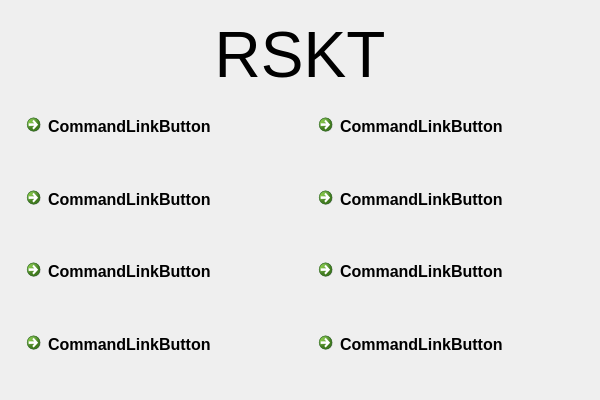
<?xml version="1.0" encoding="UTF-8"?>
<ui version="4.0">
 <class>MainWindow</class>
 <widget class="QMainWindow" name="MainWindow">
  <property name="geometry">
   <rect>
    <x>0</x>
    <y>0</y>
    <width>600</width>
    <height>400</height>
   </rect>
  </property>
  <property name="windowTitle">
   <string>RSKT</string>
  </property>
  <widget class="QWidget" name="centralwidget">
   <layout class="QGridLayout" name="gridLayout_2">
    <item row="0" column="0">
     <layout class="QGridLayout" name="gridLayout">
      <item row="7" column="1">
       <widget class="QCommandLinkButton" name="commandLinkButton_5">
        <property name="sizePolicy">
         <sizepolicy hsizetype="Expanding" vsizetype="Expanding">
          <horstretch>0</horstretch>
          <verstretch>0</verstretch>
         </sizepolicy>
        </property>
        <property name="font">
         <font>
          <family>Segoe UI</family>
          <pointsize>12</pointsize>
         </font>
        </property>
        <property name="autoFillBackground">
         <bool>true</bool>
        </property>
        <property name="text">
         <string>CommandLinkButton</string>
        </property>
       </widget>
      </item>
      <item row="5" column="1">
       <widget class="QCommandLinkButton" name="commandLinkButton_3">
        <property name="sizePolicy">
         <sizepolicy hsizetype="Expanding" vsizetype="Expanding">
          <horstretch>0</horstretch>
          <verstretch>0</verstretch>
         </sizepolicy>
        </property>
        <property name="font">
         <font>
          <family>Segoe UI</family>
          <pointsize>12</pointsize>
         </font>
        </property>
        <property name="autoFillBackground">
         <bool>true</bool>
        </property>
        <property name="text">
         <string>CommandLinkButton</string>
        </property>
       </widget>
      </item>
      <item row="0" column="1">
       <spacer name="verticalSpacer">
        <property name="orientation">
         <enum>Qt::Vertical</enum>
        </property>
        <property name="sizeType">
         <enum>QSizePolicy::Fixed</enum>
        </property>
        <property name="sizeHint" stdset="0">
         <size>
          <width>20</width>
          <height>10</height>
         </size>
        </property>
       </spacer>
      </item>
      <item row="3" column="0">
       <spacer name="horizontalSpacer">
        <property name="orientation">
         <enum>Qt::Horizontal</enum>
        </property>
        <property name="sizeType">
         <enum>QSizePolicy::Fixed</enum>
        </property>
        <property name="sizeHint" stdset="0">
         <size>
          <width>10</width>
          <height>20</height>
         </size>
        </property>
       </spacer>
      </item>
      <item row="9" column="3">
       <widget class="QCommandLinkButton" name="commandLinkButton_8">
        <property name="sizePolicy">
         <sizepolicy hsizetype="Expanding" vsizetype="Expanding">
          <horstretch>0</horstretch>
          <verstretch>0</verstretch>
         </sizepolicy>
        </property>
        <property name="font">
         <font>
          <family>Segoe UI</family>
          <pointsize>12</pointsize>
         </font>
        </property>
        <property name="autoFillBackground">
         <bool>true</bool>
        </property>
        <property name="text">
         <string>CommandLinkButton</string>
        </property>
       </widget>
      </item>
      <item row="6" column="1">
       <spacer name="verticalSpacer_4">
        <property name="orientation">
         <enum>Qt::Vertical</enum>
        </property>
        <property name="sizeType">
         <enum>QSizePolicy::Fixed</enum>
        </property>
        <property name="sizeHint" stdset="0">
         <size>
          <width>20</width>
          <height>10</height>
         </size>
        </property>
       </spacer>
      </item>
      <item row="8" column="1">
       <spacer name="verticalSpacer_5">
        <property name="orientation">
         <enum>Qt::Vertical</enum>
        </property>
        <property name="sizeType">
         <enum>QSizePolicy::Fixed</enum>
        </property>
        <property name="sizeHint" stdset="0">
         <size>
          <width>20</width>
          <height>10</height>
         </size>
        </property>
       </spacer>
      </item>
      <item row="7" column="3">
       <widget class="QCommandLinkButton" name="commandLinkButton_6">
        <property name="sizePolicy">
         <sizepolicy hsizetype="Expanding" vsizetype="Expanding">
          <horstretch>0</horstretch>
          <verstretch>0</verstretch>
         </sizepolicy>
        </property>
        <property name="font">
         <font>
          <family>Segoe UI</family>
          <pointsize>12</pointsize>
         </font>
        </property>
        <property name="autoFillBackground">
         <bool>true</bool>
        </property>
        <property name="text">
         <string>CommandLinkButton</string>
        </property>
       </widget>
      </item>
      <item row="3" column="2">
       <spacer name="horizontalSpacer_2">
        <property name="orientation">
         <enum>Qt::Horizontal</enum>
        </property>
        <property name="sizeType">
         <enum>QSizePolicy::Fixed</enum>
        </property>
        <property name="sizeHint" stdset="0">
         <size>
          <width>10</width>
          <height>20</height>
         </size>
        </property>
       </spacer>
      </item>
      <item row="3" column="1">
       <widget class="QCommandLinkButton" name="commandLinkButton">
        <property name="sizePolicy">
         <sizepolicy hsizetype="Expanding" vsizetype="Expanding">
          <horstretch>0</horstretch>
          <verstretch>0</verstretch>
         </sizepolicy>
        </property>
        <property name="font">
         <font>
          <family>Segoe UI</family>
          <pointsize>12</pointsize>
         </font>
        </property>
        <property name="autoFillBackground">
         <bool>true</bool>
        </property>
        <property name="text">
         <string>CommandLinkButton</string>
        </property>
       </widget>
      </item>
      <item row="1" column="1" colspan="3">
       <widget class="QLabel" name="label">
        <property name="sizePolicy">
         <sizepolicy hsizetype="Expanding" vsizetype="Expanding">
          <horstretch>0</horstretch>
          <verstretch>0</verstretch>
         </sizepolicy>
        </property>
        <property name="font">
         <font>
          <pointsize>48</pointsize>
         </font>
        </property>
        <property name="text">
         <string>RSKT</string>
        </property>
        <property name="alignment">
         <set>Qt::AlignCenter</set>
        </property>
       </widget>
      </item>
      <item row="10" column="1">
       <spacer name="verticalSpacer_6">
        <property name="orientation">
         <enum>Qt::Vertical</enum>
        </property>
        <property name="sizeType">
         <enum>QSizePolicy::Fixed</enum>
        </property>
        <property name="sizeHint" stdset="0">
         <size>
          <width>20</width>
          <height>10</height>
         </size>
        </property>
       </spacer>
      </item>
      <item row="4" column="1">
       <spacer name="verticalSpacer_3">
        <property name="orientation">
         <enum>Qt::Vertical</enum>
        </property>
        <property name="sizeType">
         <enum>QSizePolicy::Fixed</enum>
        </property>
        <property name="sizeHint" stdset="0">
         <size>
          <width>20</width>
          <height>10</height>
         </size>
        </property>
       </spacer>
      </item>
      <item row="9" column="1">
       <widget class="QCommandLinkButton" name="commandLinkButton_7">
        <property name="sizePolicy">
         <sizepolicy hsizetype="Expanding" vsizetype="Expanding">
          <horstretch>0</horstretch>
          <verstretch>0</verstretch>
         </sizepolicy>
        </property>
        <property name="font">
         <font>
          <family>Segoe UI</family>
          <pointsize>12</pointsize>
         </font>
        </property>
        <property name="autoFillBackground">
         <bool>true</bool>
        </property>
        <property name="text">
         <string>CommandLinkButton</string>
        </property>
       </widget>
      </item>
      <item row="5" column="3">
       <widget class="QCommandLinkButton" name="commandLinkButton_4">
        <property name="sizePolicy">
         <sizepolicy hsizetype="Expanding" vsizetype="Expanding">
          <horstretch>0</horstretch>
          <verstretch>0</verstretch>
         </sizepolicy>
        </property>
        <property name="font">
         <font>
          <family>Segoe UI</family>
          <pointsize>12</pointsize>
         </font>
        </property>
        <property name="autoFillBackground">
         <bool>true</bool>
        </property>
        <property name="text">
         <string>CommandLinkButton</string>
        </property>
       </widget>
      </item>
      <item row="2" column="1">
       <spacer name="verticalSpacer_2">
        <property name="orientation">
         <enum>Qt::Vertical</enum>
        </property>
        <property name="sizeType">
         <enum>QSizePolicy::Fixed</enum>
        </property>
        <property name="sizeHint" stdset="0">
         <size>
          <width>20</width>
          <height>10</height>
         </size>
        </property>
       </spacer>
      </item>
      <item row="3" column="3">
       <widget class="QCommandLinkButton" name="commandLinkButton_2">
        <property name="sizePolicy">
         <sizepolicy hsizetype="Expanding" vsizetype="Expanding">
          <horstretch>0</horstretch>
          <verstretch>0</verstretch>
         </sizepolicy>
        </property>
        <property name="font">
         <font>
          <family>Segoe UI</family>
          <pointsize>12</pointsize>
         </font>
        </property>
        <property name="autoFillBackground">
         <bool>true</bool>
        </property>
        <property name="text">
         <string>CommandLinkButton</string>
        </property>
       </widget>
      </item>
      <item row="3" column="4">
       <spacer name="horizontalSpacer_3">
        <property name="orientation">
         <enum>Qt::Horizontal</enum>
        </property>
        <property name="sizeType">
         <enum>QSizePolicy::Fixed</enum>
        </property>
        <property name="sizeHint" stdset="0">
         <size>
          <width>10</width>
          <height>20</height>
         </size>
        </property>
       </spacer>
      </item>
     </layout>
    </item>
   </layout>
  </widget>
 </widget>
 <tabstops>
  <tabstop>commandLinkButton</tabstop>
  <tabstop>commandLinkButton_2</tabstop>
  <tabstop>commandLinkButton_3</tabstop>
  <tabstop>commandLinkButton_4</tabstop>
  <tabstop>commandLinkButton_5</tabstop>
  <tabstop>commandLinkButton_6</tabstop>
  <tabstop>commandLinkButton_7</tabstop>
  <tabstop>commandLinkButton_8</tabstop>
 </tabstops>
 <resources/>
 <connections/>
</ui>
